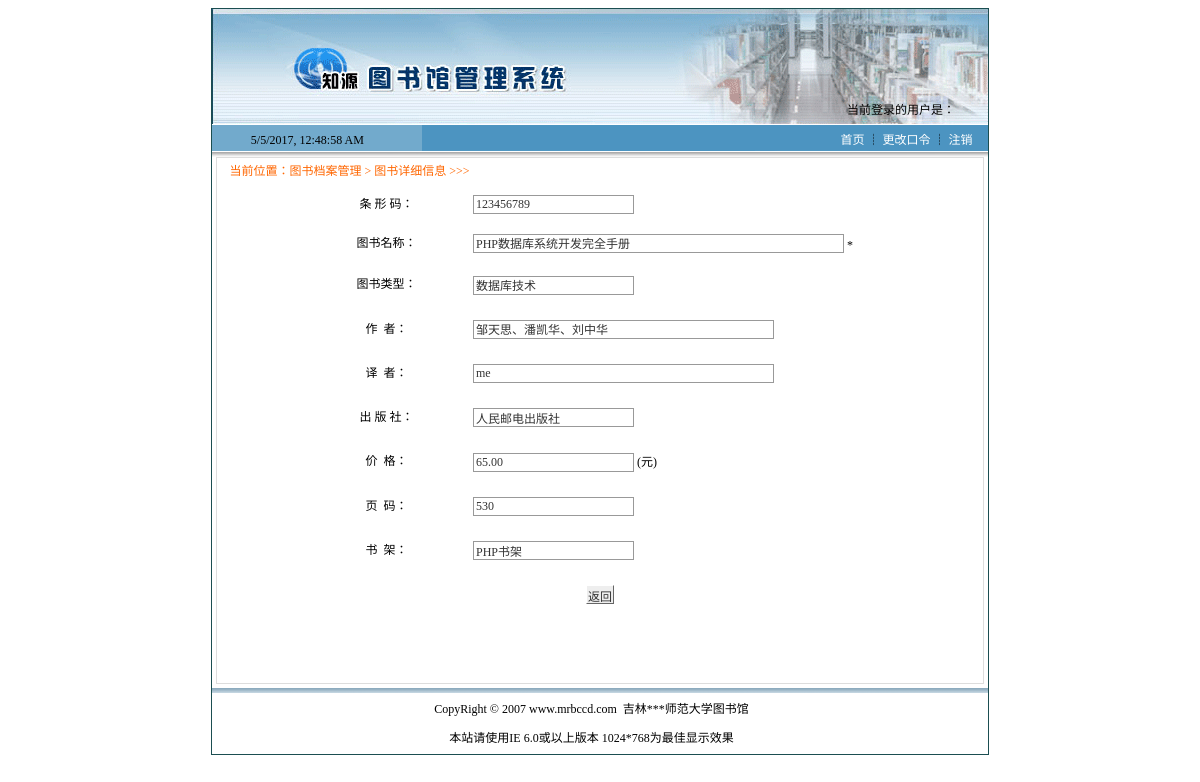
/book_look.php?id=5, run on the app's committed database.
### tables this page shows
CREATE TABLE IF NOT EXISTS `tb_bookinfo` (
  `barcode` varchar(30) DEFAULT NULL,
  `bookname` varchar(70) DEFAULT NULL,
  `typeid` int(10) unsigned DEFAULT NULL,
  `author` varchar(30) DEFAULT NULL,
  `translator` varchar(30) DEFAULT NULL,
  `ISBN` varchar(20) DEFAULT NULL,
  `price` float(8,2) DEFAULT NULL,
  `page` int(10) unsigned DEFAULT NULL,
  `bookcase` int(10) unsigned DEFAULT NULL,
  `storage` int(10) unsigned DEFAULT NULL,
  `inTime` date DEFAULT NULL,
  `operator` varchar(30) DEFAULT NULL,
  `del` tinyint(1) DEFAULT '0',
  `id` int(11) NOT NULL AUTO_INCREMENT,
  PRIMARY KEY (`id`)
);

CREATE TABLE IF NOT EXISTS `tb_booktype` (
  `id` int(10) unsigned NOT NULL AUTO_INCREMENT,
  `typename` varchar(30) DEFAULT NULL,
  `days` int(10) unsigned DEFAULT NULL,
  PRIMARY KEY (`id`)
);

CREATE TABLE IF NOT EXISTS `tb_publishing` (
  `ISBN` varchar(20) DEFAULT NULL,
  `pubname` varchar(30) DEFAULT NULL
);

CREATE TABLE IF NOT EXISTS `tb_bookcase` (
  `id` int(10) unsigned NOT NULL AUTO_INCREMENT,
  `name` varchar(30) DEFAULT NULL,
  PRIMARY KEY (`id`)
);

### book_look.php (the view, shortened to what this page needs)
<html>
<head>
<link href="CSS/style.css" rel="stylesheet">
</head>
<body>
<table width="776" border="0" align="center" cellpadding="0" cellspacing="0" class="tableBorder">
  <tr>
    <td>
	<?php include("navigation.php");?>
	</td>
  </tr>
	<td>
	<table width="100%"  border="0" cellspacing="0" cellpadding="0">
  <tr>
    <td valign="top" bgcolor="#FFFFFF"><table width="99%" height="510"  border="0" align="center" cellpadding="0" cellspacing="0" bgcolor="#FFFFFF" class="tableBorder_gray">
  <tr>
    <td height="510" align="center" valign="top" style="padding:5px;"><table width="98%" height="487"  border="0" cellpadding="0" cellspacing="0">
      <tr>
        <td height="22" valign="top" class="word_orange">当前位置：图书档案管理 &gt; 图书详细信息 &gt;&gt;&gt;</td>
      </tr>
      <tr>
        <td align="center" valign="top"><table width="100%" height="493"  border="0" cellpadding="0" cellspacing="0">
  <tr>
    <td align="center" valign="top">
		<?php
        include("conn/conn.php");
        $sql=mysqli_query($conn,"select book.barcode,book.id as bookid,book.bookname,bt.typename,book.author,book.translator,pb.pubname,book.price,book.page,bc.name from tb_bookinfo book join tb_booktype bt on book.typeid=bt.id join tb_publishing pb on book.ISBN=pb.ISBN join tb_bookcase bc on book.bookcase=bc.id where book.id=$_GET[id]");
		$info=mysqli_fetch_array($sql);
		?>
	<table width="600" height="432"  border="0" cellpadding="0" cellspacing="0" bgcolor="#FFFFFF">
      <tr>
        <td width="173" align="center">条&nbsp;形&nbsp;码：</td>
        <td width="427" height="39">
          <input name="barcode" type="text" id="barcode" value="<?php echo $info[barcode];?>"></td>
      </tr>
      <tr>
        <td align="center">图书名称：</td>
        <td height="39"><input name="bookName" type="text" id="bookName" value="<?php echo $info[bookname];?>" size="50">
        * </td>
      </tr>
      <tr>
        <td align="center">图书类型：</td>
        <td>
		<input type="text" value="<?php echo $info[typename];?>">
         </td>
      </tr>
      <tr>
        <td align="center">作&nbsp;&nbsp;者：</td>
        <td><input name="author" type="text" id="author" value="<?php echo $info[author];?>" size="40"></td>
      </tr>
      <tr>
        <td align="center">译&nbsp;&nbsp;者：</td>
        <td><input name="translator" type="text" id="translator" value="<?php echo $info[translator];?>" size="40"></td>
      </tr>
      <tr>
        <td align="center">出&nbsp;版&nbsp;社：</td>
        <td>
		<input name="isbn" type="text" class="wenbenkuang" value="<?php echo $info[pubname];?>">
        </td>
      </tr>
      <tr>
        <td align="center">价&nbsp;&nbsp;格：</td>
        <td><input name="price" type="text" id="price" value="<?php echo $info[price];?>">
        (元)</td>
      </tr>
      <tr>
        <td align="center">页&nbsp;&nbsp;码：</td>
        <td><input name="page" type="text" id="page" value="<?php echo $info[page];?>"></td>
      </tr>
      <tr>
        <td align="center">书&nbsp;&nbsp;架：</td>
        <td><input name="bookcaseid" class="wenbenkuang" value="<?php echo $info[name];?>">
      </tr>
      <tr>
        <td colspan="2" align="center">
			  <input name="Submit2" type="button" class="btn_grey" value="返回" onClick="history.back();"></td>
        </tr>
    </table>
	</td>
  </tr>
</table></td>
      </tr>
    </table></td>
  </tr>
</table><?php include("copyright.php");?></td>
  </tr>
</table>
</td>
</table>
</body>
</html>

### css/style.css (style rules this page uses)
td { font-size: 9pt; line-height:144%; }
.btn_grey { font-family: "宋体"; font-size: 9pt;color: #333333; background-color: #eeeeee;cursor: hand;padding:1px;height:19px; border-top: 1px solid #FFFFFF;border-right:1px solid #666666; border-bottom: 1px solid #666666;border-left: 1px solid #FFFFFF; }
.word_orange { font-size: 9pt; color: #FF6600; }
input { font-family: "宋体"; font-size: 9pt; color: #333333; border: 1px solid #999999; }
.wenbenkuang { font-family: "宋体"; font-size: 9pt; color: #333333; border: 1px solid #999999; }
.tableBorder { border: #1B4E51 1px solid }
.tableBorder_gray { border: #DDDDDD 1px solid }

### data on the page
tb_bookinfo: barcode "123456789", bookName "PHP数据库系统开发完全手册", typename "数据库技术", author "邹天思、潘凯华、刘中华", translator "me", isbn "人民邮电出版社", price "65.00", page "530", bookcaseid "PHP书架"
